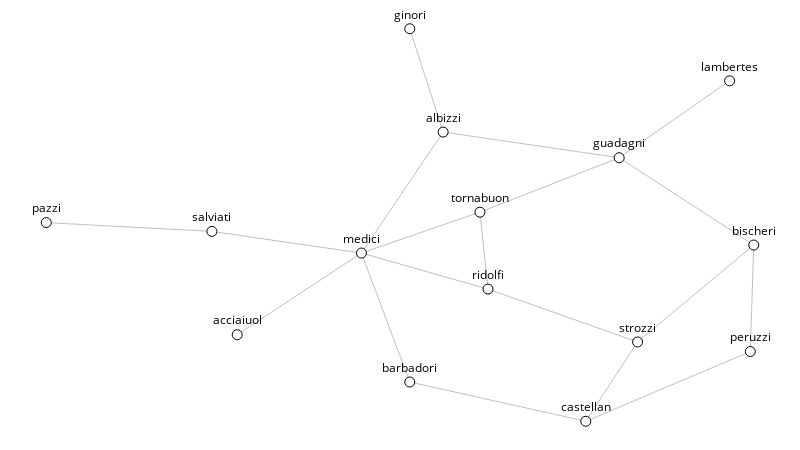

Notebook code cell kept with this figure:
### Markdown cell above
Carregando rede de casamentos entre famílias de Florença durante a Renascença.

J. F. Padgett e C. K. Ansell. *Robust action and the rise of the Medici, 1400–1434.* American Journal of
Sociology 98, págs. 1259-1319, 1993.

### Code cell
g = sn.load_graph('Renaissance.gml', has_pos=True)

sn.show_graph(g, nlab=True)

### Figure 1 — Plotly figure (JSON) as saved in the notebook; plotly's stock layout.template omitted (floating-point values rounded to 4 significant figures)
{"data": [{"hoverinfo": "none", "line": {"color": "rgb(192, 192, 192)", "width": 1}, "mode": "lines", "type": "scatter", "uid": "a9e2419c-35f7-4822-93d9-9d6bfdfc8bc4", "x": [0.5138, 0.561, null, 0.9659, 0.8098, null, 0.561, 0.8098, null, 0.561, 0.4455, null, 0.8098, 0.613, null, 0.8098, 1, null, 0, 0.2341, null, 0.2341, 0.4455, null, 0.4455, 0.613, null, 0.4455, 0.6244, null, 0.4455, 0.2699, null, 0.4455, 0.5138, null, 0.613, 0.6244, null, 1, 0.9951, null, 1, 0.8358, null, 0.6244, 0.8358, null, 0.8358, 0.7626, null, 0.9951, 0.7626, null, 0.5138, 0.7626, null], "y": [1, 0.7367, null, 0.8673, 0.6714, null, 0.7367, 0.6714, null, 0.7367, 0.4286, null, 0.6714, 0.5327, null, 0.6714, 0.449, null, 0.5061, 0.4837, null, 0.4837, 0.4286, null, 0.4286, 0.5327, null, 0.4286, 0.3367, null, 0.4286, 0.2204, null, 0.4286, 0.1, null, 0.5327, 0.3367, null, 0.449, 0.1776, null, 0.449, 0.202, null, 0.3367, 0.202, null, 0.202, 0, null, 0.1776, 0, null, 0.1, 0, null]}, {"hoverinfo": "none", "marker": {"color": "rgb(255, 255, 255)", "line": {"color": "rgb(0, 0, 0)", "width": 1}, "size": 10}, "mode": "markers+text", "text": ["ginori", "lambertes", "albizzi", "guadagni", "pazzi", "salviati", "medici", "tornabuon", "bischeri", "ridolfi", "acciaiuol", "strozzi", "peruzzi", "barbadori", "castellan"], "textfont": {"color": "rgb(0, 0, 0)"}, "textposition": "top center", "type": "scatter", "uid": "b7fc67f3-050b-4f94-bfe6-a6539f74a405", "x": [0.5138, 0.9659, 0.561, 0.8098, 0, 0.2341, 0.4455, 0.613, 1, 0.6244, 0.2699, 0.8358, 0.9951, 0.5138, 0.7626], "y": [1, 0.8673, 0.7367, 0.6714, 0.5061, 0.4837, 0.4286, 0.5327, 0.449, 0.3367, 0.2204, 0.202, 0.1776, 0.1, 0]}], "layout": {"height": 450, "margin": {"b": 0, "l": 0, "r": 0, "t": 0}, "showlegend": false, "width": 800, "xaxis": {"showgrid": false, "showticklabels": false, "zeroline": false}, "yaxis": {"showgrid": false, "showticklabels": false, "zeroline": false}}}
